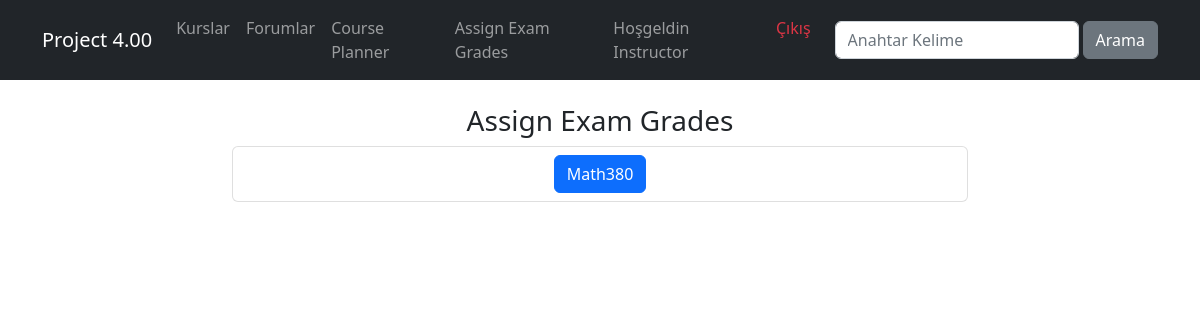
Before: /assign-exam-grades/ (signed in) with the older database file.
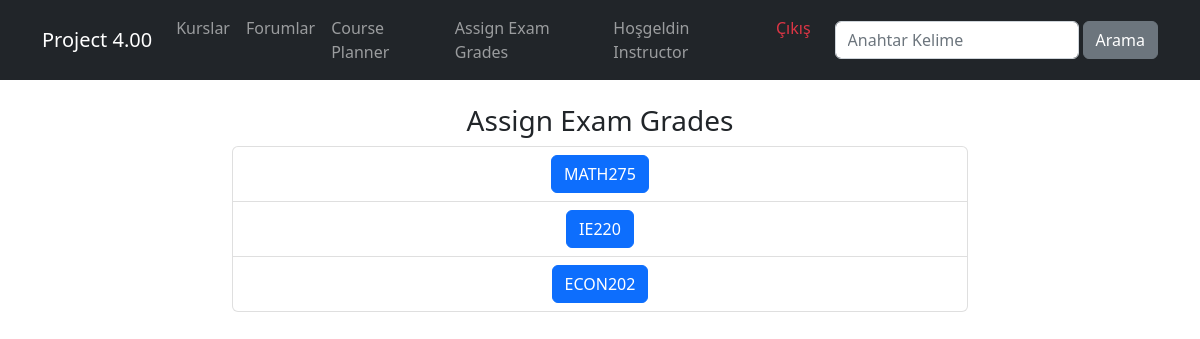
After: the same page with the newer database file.
### courses/models.py (models this page shows, shortened)
class Course(models.Model):
    title = models.CharField(max_length=50, unique=True)
    description = models.TextField()
    image = models.ImageField(upload_to="images",blank=True,default="images/default.jpg")
    date= models.DateField(auto_now=True)
    isActive = models.BooleanField(default=False)
    isHome = models.BooleanField(default=False)
    slug = models.SlugField(default="",blank=True,null=False, unique=True, db_index=True)
    categories = models.ManyToManyField(Category)
    timetable = models.JSONField(default=list, blank=True)
    instructor = models.ForeignKey(
        settings.AUTH_USER_MODEL,
        on_delete=models.SET_NULL,
        null=True,
        blank=True,
        related_name='courses_taught',
        limit_choices_to={'groups__name': 'Instructor'}
    )

### courses/views.py (the view)
# urls.py: path('assign-exam-grades/', views.assign_exam_grades, name='assign_exam_grades'),
@login_required
@user_passes_test(is_instructor)
def assign_exam_grades(request):
    courses = Course.objects.filter(instructor=request.user)
    context = {
        'courses': courses,
    }
    return render(request, 'courses/assign_exam_grades.html', context)

### courses/templatetags/course_extras.py (called while the page is built)
@register.filter
def if_in_group(user, group_name):
    return user.groups.filter(name=group_name).exists()

### courses/views.py (called while the page is built)
def is_instructor(user):
    return user.groups.filter(name='Instructor').exists()

### courses/templates/courses/assign_exam_grades.html
{% extends "layout.html" %}
{% block content %}
<div class="container mt-4">
    <div class="row justify-content-center">
        <div class="col-md-8 text-center">
            <h3>Assign Exam Grades</h3>
            <ul class="list-group">
                {% for course in courses %}
                    <li class="list-group-item text-center">
                        <a href="{% url 'grade_course' course.slug %}" class="btn btn-primary">
                            {{ course.title }}
                        </a>
                    </li>
                {% empty %}
                    <li class="list-group-item text-center">No courses assigned.</li>
                {% endfor %}
            </ul>
        </div>
    </div>
</div>
{% endblock %}

Changed rows visible on the page:
changed Course: title "Math380" → "MATH275"
added Course: title "IE220"
added Course: title "ECON202"
